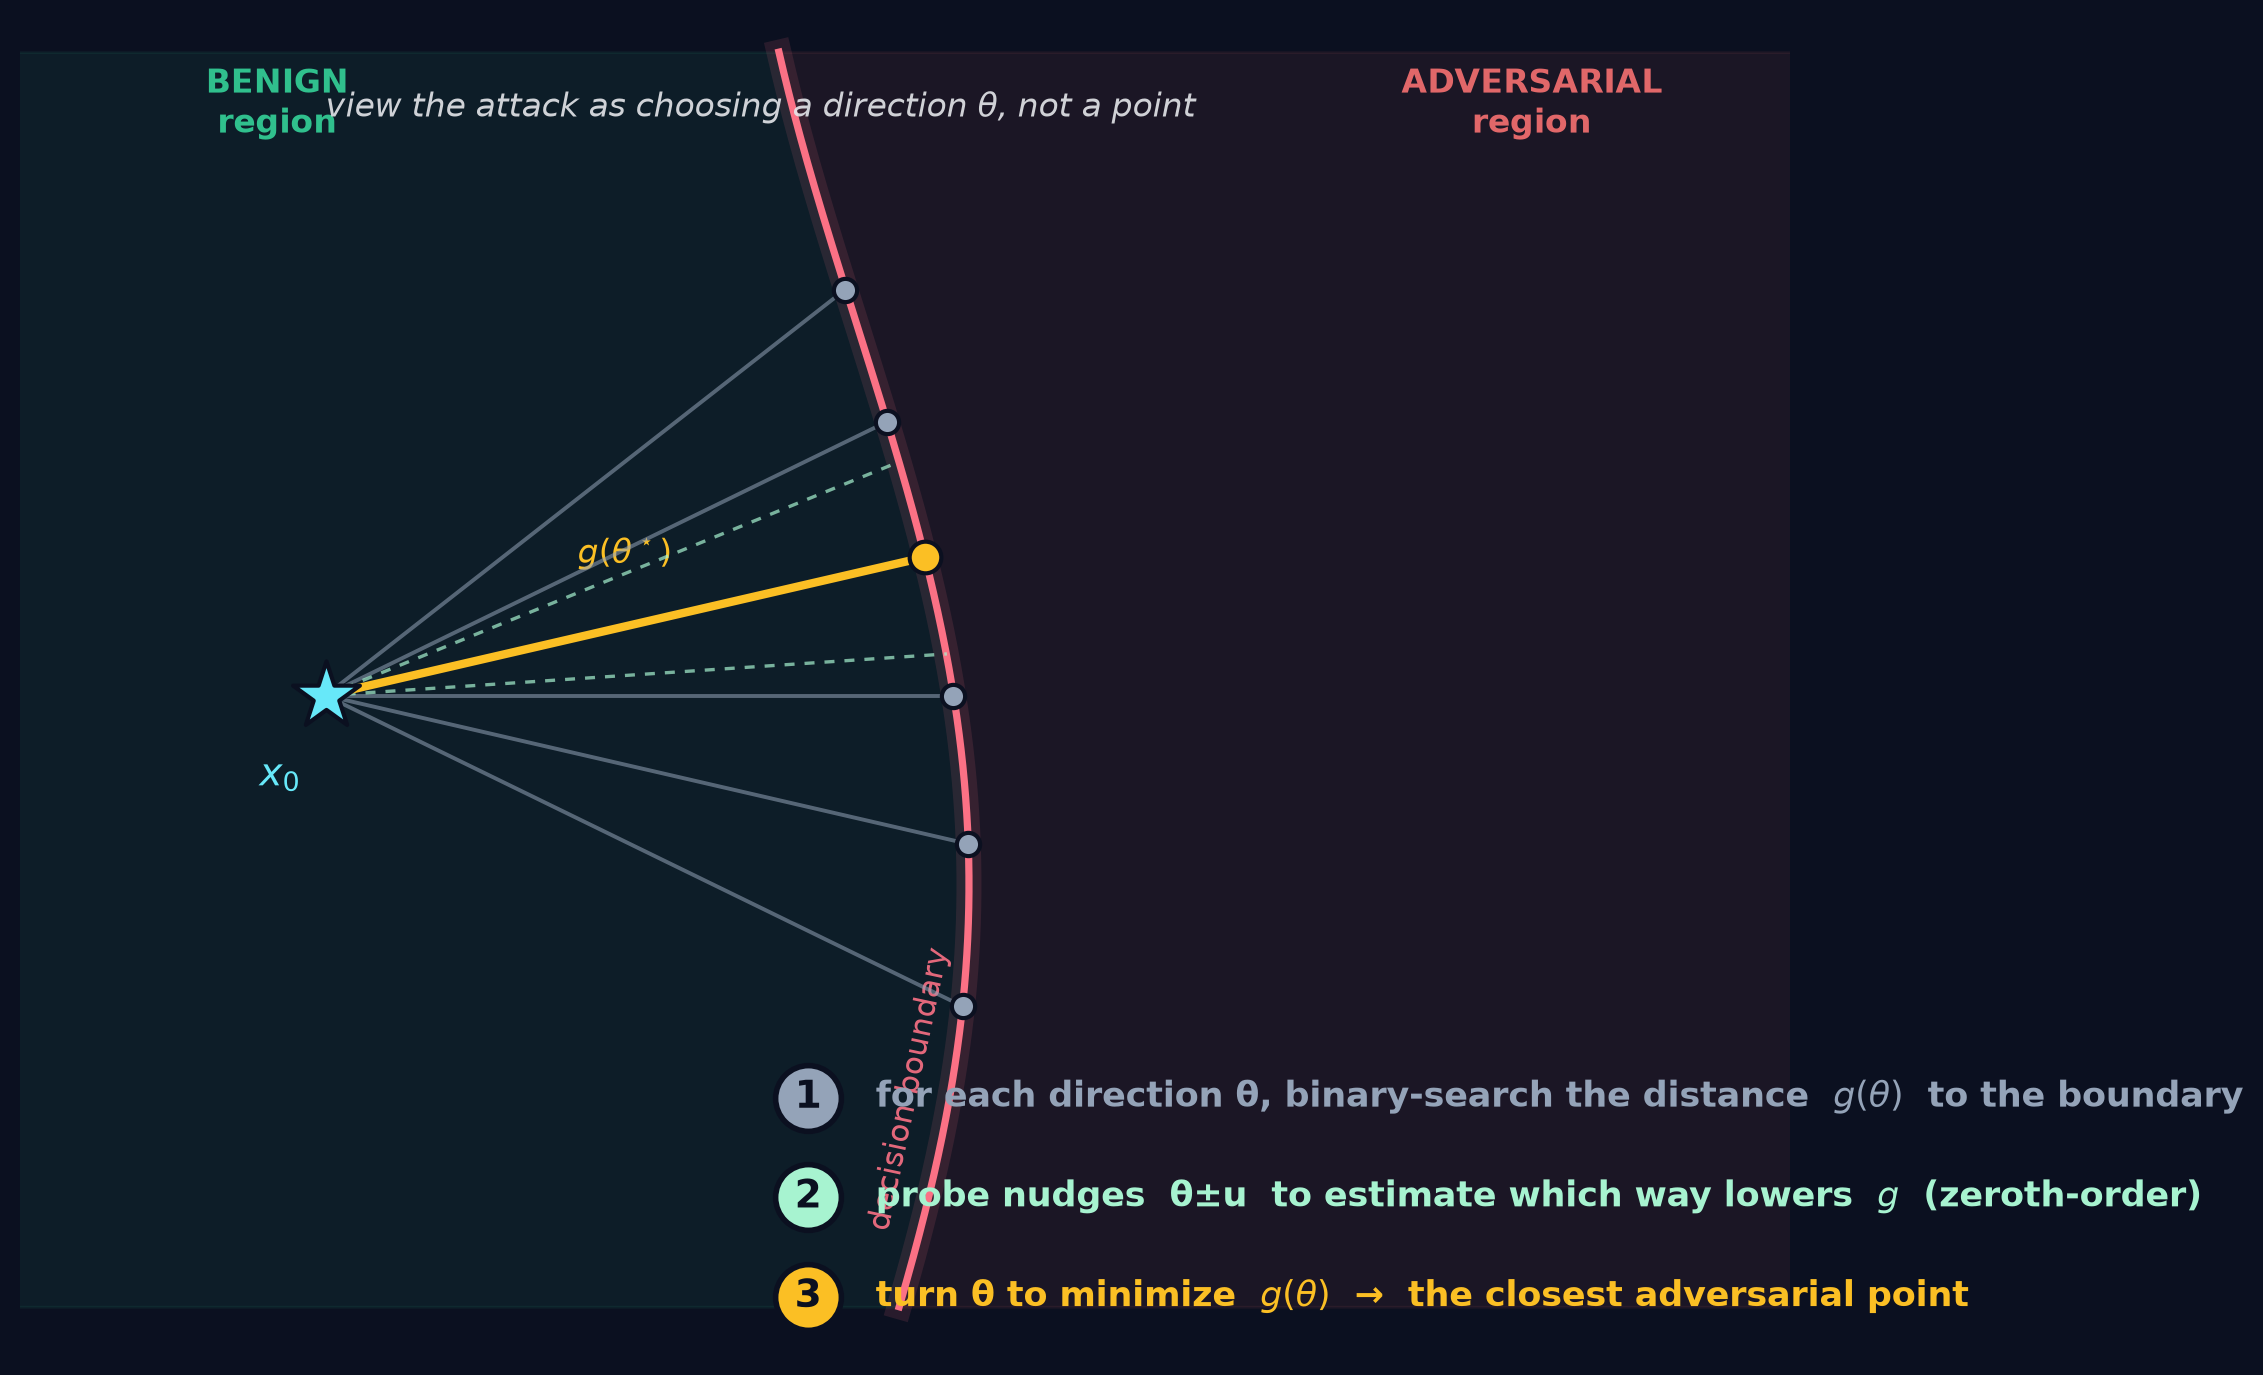

Generate this figure with Python:
"""Slide 10 - OPT Attack: The Angle-Based Distance Measurer.
For each direction theta, g(theta) = distance to the boundary. Minimize g over theta."""
import numpy as np
from style import (canvas, finish, save, arrow, dot, star, label, badges, legend_dots,
                   boundary_scene, INK, MUTE, BENIGN, ADV, AMBER, STAR, MINT)

fig, ax = canvas()
fb = boundary_scene(ax, name_xy=(5.05, 0.7))

x0 = np.array([1.7, 4.0])

def hit(theta):
    "distance from x0 to boundary along unit direction theta (positive x component)."
    u = np.array([np.cos(theta), np.sin(theta)])
    ts = np.linspace(0.1, 12, 1200)
    pts = x0[None, :] + ts[:, None] * u[None, :]
    k = np.argmin(np.abs(pts[:, 0] - fb(pts[:, 1])))
    return ts[k], pts[k]

angles = np.deg2rad([-26, -13, 0, 13, 26, 38])
gs = [(a, *hit(a)) for a in angles]
best = min(gs, key=lambda z: z[1])

for a, g, p in gs:
    is_best = (a == best[0])
    col = AMBER if is_best else MUTE
    ax.plot([x0[0], p[0]], [x0[1], p[1]], color=col, lw=3.0 if is_best else 1.4,
            alpha=1 if is_best else .55, zorder=4 if is_best else 3)
    dot(ax, p, col, s=130 if is_best else 70, z=5)
    if is_best:
        label(ax, (x0 + p) / 2, r"$g(\theta^\star)$", AMBER, fs=12, dy=0.45)

# probe nudges around the best direction (gradient estimation)
ab = best[0]
for du in (-0.16, 0.16):
    _, pp = hit(ab + du)
    ax.plot([x0[0], pp[0]], [x0[1], pp[1]], color=MINT, lw=1.2, ls=(0, (3, 3)), alpha=.7, zorder=3)

star(ax, x0); label(ax, x0, r"$x_0$", STAR, fs=14, dx=-0.15, dy=-0.5, ha="right")
ax.text(1.7, 7.6, "view the attack as choosing a direction θ, not a point",
        color=INK, fontsize=12, ha="left", style="italic", alpha=.9)
badges(ax, [(1, r"for each direction θ, binary-search the distance  $g(θ)$  to the boundary", MUTE),
            (2, r"probe nudges  θ±u  to estimate which way lowers  $g$  (zeroth-order)", MINT),
            (3, r"turn θ to minimize  $g(θ)$  →  the closest adversarial point", AMBER)], 4.7, 1.5)

finish(ax, (-0.2, 10.8), (-0.1, 8.2))
save(fig, "10_opt")
